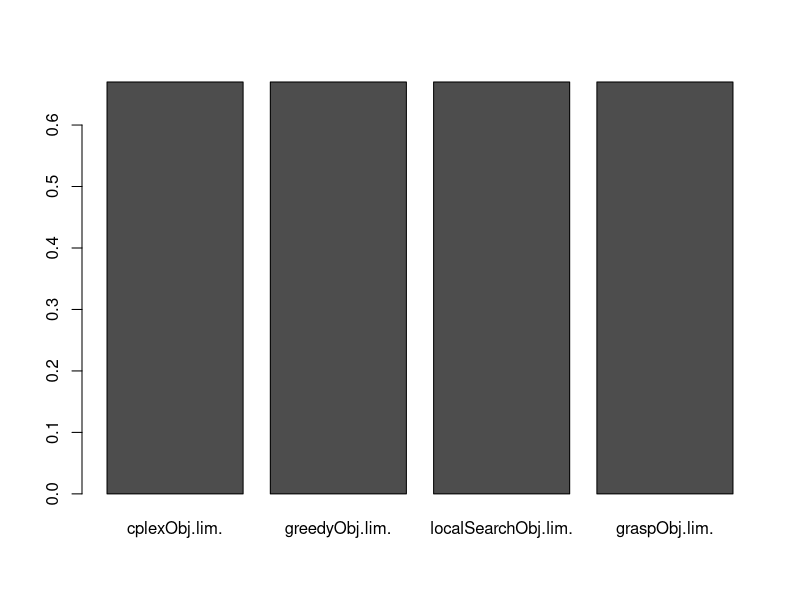
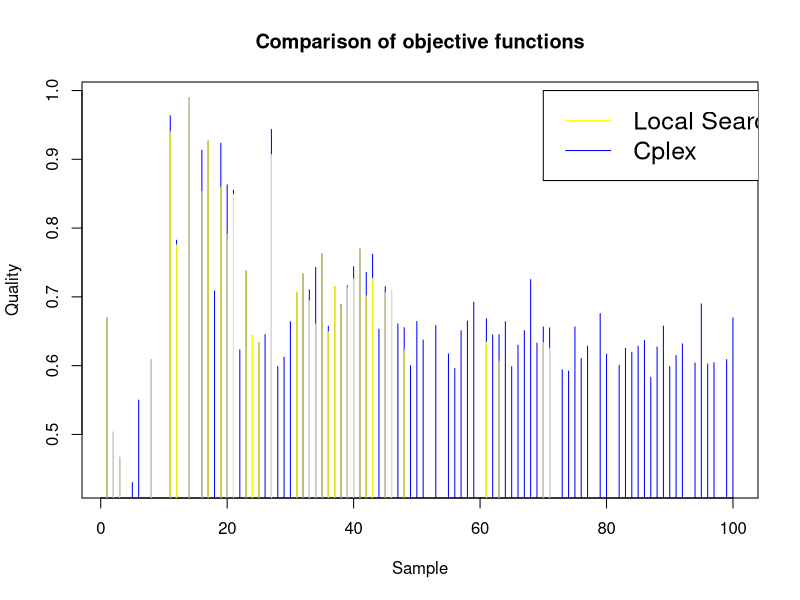
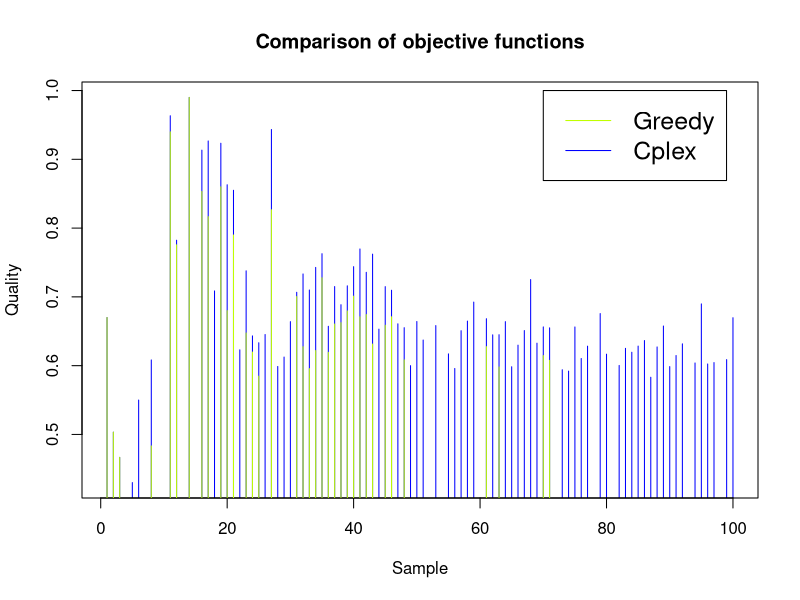
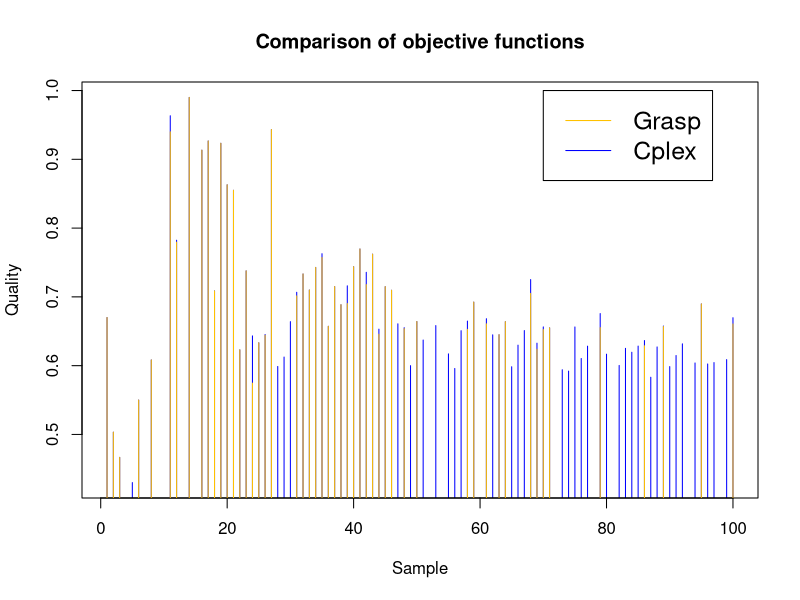
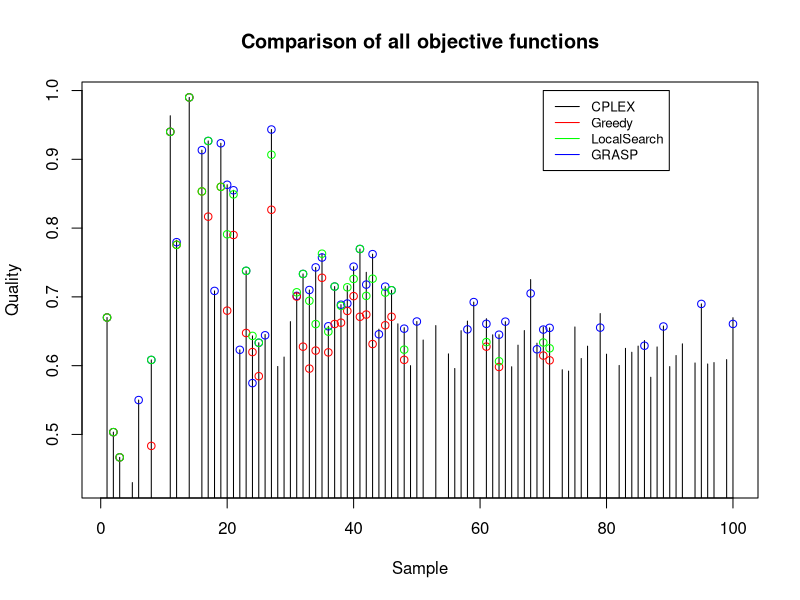
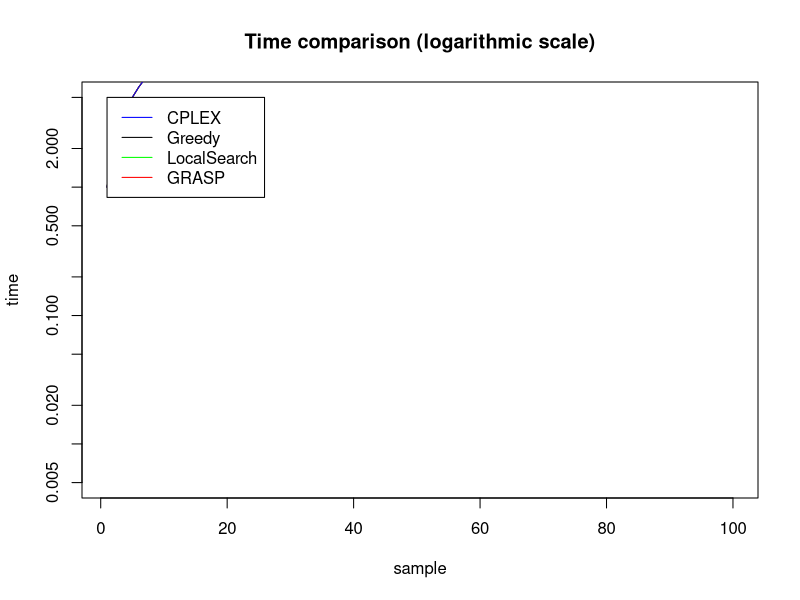
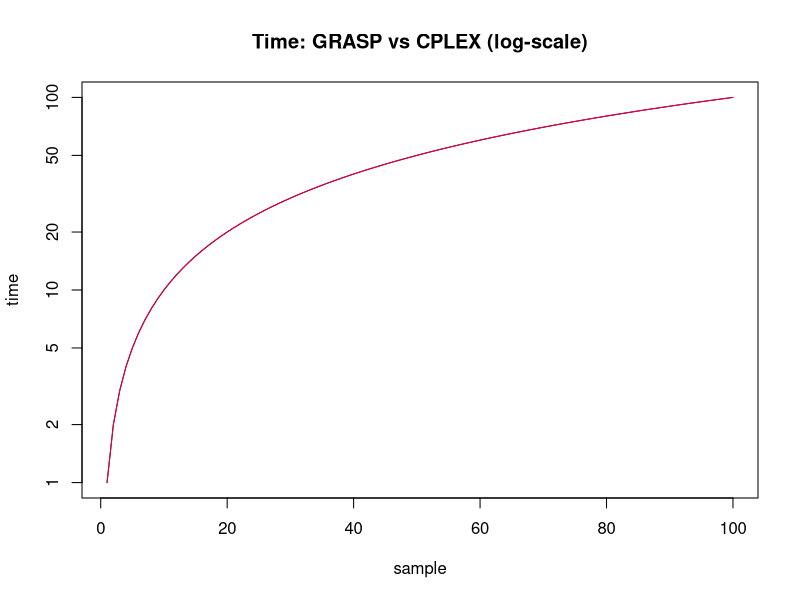
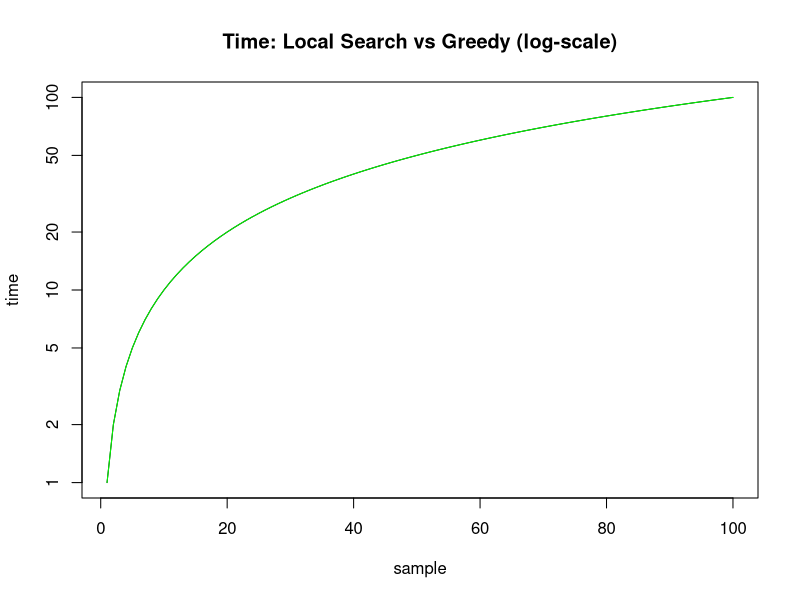

Source code (R) for these figures, in order:
greedyObj<-read.csv("greedyObj.csv",stringsAsFactors = TRUE)$a
cplexObj<-read.csv("cplexObj.csv",stringsAsFactors = TRUE)$a
localSearchObj<-read.csv("localSearchObj.csv",stringsAsFactors = TRUE)$a
diffObjGreedy <- cplexObj - greedyObj
diffObjLocal <- localSearchObj - cplexObj
graspObj1 <- read.csv("graspObjFirst.csv",stringsAsFactors = TRUE)$a
graspObj2 <- read.csv("graspObjSecond.csv",stringsAsFactors = TRUE)$a
graspObj3 <- read.csv("graspObjThird.csv",stringsAsFactors = TRUE)$a
 
graspObj = 1:100
for (i in 1:100)  {
  graspObj[i] = max(graspObj1[i],graspObj2[i], graspObj3[i])
  
}

graspObj1Sol <- graspObj1[!(graspObj1 %in% c(0.0))]
xGrasp1 <- (1:100)[!graspObj1 %in% 0.0]

graspObj2Sol <- graspObj2[!(graspObj2 %in% c(0.0))]
xGrasp2 <- (1:100)[!graspObj2 %in% 0.0]

graspObj3Sol <- graspObj3[!(graspObj3 %in% c(0.0))]
xGrasp3 <- (1:100)[!graspObj3 %in% 0.0]

graspObjSol <- graspObj[!(graspObj %in% c(0.0))]
xGrasp <- (1:100)[!graspObj %in% 0.0]

greedyObjSol <- greedyObj[!greedyObj %in% 0.0]
xGreedy <- (1:100)[!greedyObj %in% 0.0]

cplexObjFes <- cplexObj[!cplexObj %in% 0.0]
xCplex <- (1:100)[!cplexObj %in% 0.0]

localSearchSol <- localSearchObj[!localSearchObj %in% 0.0]
xLocalSearch <- (1:100)[!localSearchObj %in% 0.0]

lim = 1
x = 1:lim
data <- data.frame(cplexObj[lim],greedyObj[lim],localSearchObj[lim],graspObj[lim])

barplot(as.matrix(data))

plot(xCplex, cplexObjFes, type = "h", col= "blue",main= "Comparison of objective functions", xlab = "Sample", ylab = "Quality")
points(xLocalSearch,localSearchSol, col="yellow",type="h")
legend(70, 1, legend=c("Local Search", "Cplex"),
       col=c("yellow", "blue"), lty=1:1, cex=1.5)

plot(xCplex, cplexObjFes, type = "h", col= "blue",main= "Comparison of objective functions", xlab = "Sample", ylab = "Quality")
points(xGreedy,greedyObjSol, col="#C0FF00",type="h")
legend(70, 1, legend=c("Greedy", "Cplex"),
       col=c("#C0FF00", "blue"), lty=1:1, cex=1.5)

plot(xCplex, cplexObjFes, type = "h", col= "blue",main= "Comparison of objective functions", xlab = "Sample", ylab = "Quality")
points(xGrasp,graspObjSol, col="#FFC100",type="h")
legend(70, 1, legend=c("Grasp", "Cplex"),
       col=c("#FFC100", "blue"), lty=1:1, cex=1.5)

plot(xCplex, cplexObjFes, type = "h", col= "black",main= "Comparison of all objective functions", xlab = "Sample", ylab = "Quality")
points(xGrasp,graspObjSol, col="blue")
points(xGreedy,greedyObjSol, col="red")
points(xLocalSearch,localSearchSol, col="green")
legend(70, 1, legend=c("CPLEX", "Greedy","LocalSearch","GRASP"),
       col=c("black", "red","green","blue"), lty=1:1, cex=0.8)





#############################################
greedyTime1<-read.csv("greedyTimeFirst.csv",stringsAsFactors = TRUE)$b
greedyTime2<-read.csv("greedyTimeSecond.csv",stringsAsFactors = TRUE)$b
greedyTime3<-read.csv("greedyTimeThird.csv",stringsAsFactors = TRUE)$b
greedyTime <- (greedyTime1 + greedyTime2 + greedyTime3)/3

cplexTime<-read.csv("cplexTime.csv",stringsAsFactors = TRUE)$b

localSearchTime1<-read.csv("localSearchTimeFirst.csv",stringsAsFactors = TRUE)$b
localSearchTime2<-read.csv("localSearchTimeSecond.csv",stringsAsFactors = TRUE)$b
localSearchTime3<-read.csv("localSearchTimeThird.csv",stringsAsFactors = TRUE)$b
localSearchTime <- (localSearchTime1 + localSearchTime2 + localSearchTime3)/3

graspTime1<-read.csv("graspTimeFirst.csv",stringsAsFactors = TRUE)$b
graspTime2<-read.csv("graspTimeSecond.csv",stringsAsFactors = TRUE)$b
graspTime3<-read.csv("graspTimeThird.csv",stringsAsFactors = TRUE)$b
graspTime <- (graspTime1 + graspTime2 + graspTime3)/3

lim = 100
x = 1:lim
plot(x,greedyTime, type="l",log="y", ylim=c(0.005,5.0), col="black", main="Time comparison (logarithmic scale)", xlab = "sample", ylab="time")
lines(x,localSearchTime, type = "l", col="green")
lines(x,graspTime, col="red")
lines(x,cplexTime, col="blue")
legend(1, 5, legend=c("CPLEX", "Greedy","LocalSearch","GRASP"),
       col=c("blue", "black","green","red"), lty=1:1, cex=1)

plot(x, cplexTime, type="l", log="y", col="blue", main = "Time: GRASP vs CPLEX (log-scale)",xlab = "sample", ylab="time")
lines(x,graspTime, col="red")
legend(1, 500, legend=c("CPLEX","GRASP"),
       col=c("blue", "red"), lty=1:1, cex=1.5)

plot(x, greedyTime, type="l", log="y", col="black", main = "Time: Local Search vs Greedy (log-scale)",xlab = "sample", ylab="time")
lines(x,localSearchTime, col="green")
legend(10,0.025,legend=c("Greedy","Local Search"),
       col=c("black", "green"), lty=1:1, cex=1.5)

##############33

greedyPercentage = greedyObj/cplexObj
greedyPercentage = greedyPercentage[!greedyPercentage %in% c(NaN)]
greedyPercentage = greedyPercentage[!greedyPercentage %in% c(0.0)]
GreedyClass1 = length(greedyPercentage[greedyPercentage > 0.9999999])
GreedyClass2 = length(greedyPercentage[greedyPercentage >= 0.95]) - length(greedyPercentage[greedyPercentage > 0.9999999])
GreedyClass3 = length(greedyPercentage[greedyPercentage >= 0.90]) - GreedyClass2 - GreedyClass1
GreedyClass4 = length(greedyPercentage[greedyPercentage >= 0.85]) - GreedyClass2 - GreedyClass1 - GreedyClass3
GreedyClass5 =length(greedyPercentage) - GreedyClass2 - GreedyClass1 - GreedyClass3 - GreedyClass4

localPercentage = localSearchObj/cplexObj
localPercentage = localPercentage[!localPercentage %in% c(NaN)]
localPercentage = localPercentage[!localPercentage %in% c(0.0)]
LocalClass1 = length(localPercentage[localPercentage > 0.9999999])
LocalClass2 = length(localPercentage[localPercentage >= 0.95]) - LocalClass1
LocalClass3 = length(localPercentage[localPercentage >= 0.90]) - LocalClass2 - LocalClass1
LocalClass4 = length(localPercentage[localPercentage >= 0.85]) - LocalClass2 - LocalClass1 - LocalClass3
LocalClass5 =length(localPercentage) - LocalClass2 - LocalClass1 - LocalClass3 - LocalClass4


graspPercentage = graspObj/cplexObj
graspPercentage = graspPercentage[!graspPercentage %in% c(NaN)]
graspPercentage = graspPercentage[!graspPercentage %in% c(0.0)]
GraspClass1 = length(graspPercentage[graspPercentage >= 1.00])
GraspClass2 = length(graspPercentage[graspPercentage >= 0.95]) - GraspClass1
GraspClass3 = length(graspPercentage[graspPercentage >= 0.90]) - GraspClass2 - GraspClass1
GraspClass4 = length(graspPercentage[graspPercentage >= 0.85]) - GraspClass2 - GraspClass1 - GraspClass3
GraspClass5 =length(graspPercentage) - GraspClass2 - GraspClass1 - GraspClass3 - GraspClass4

diffGreedyLS = greedyTime - localSearchTime
diffGreedyLS
max(diffGreedyLS)
